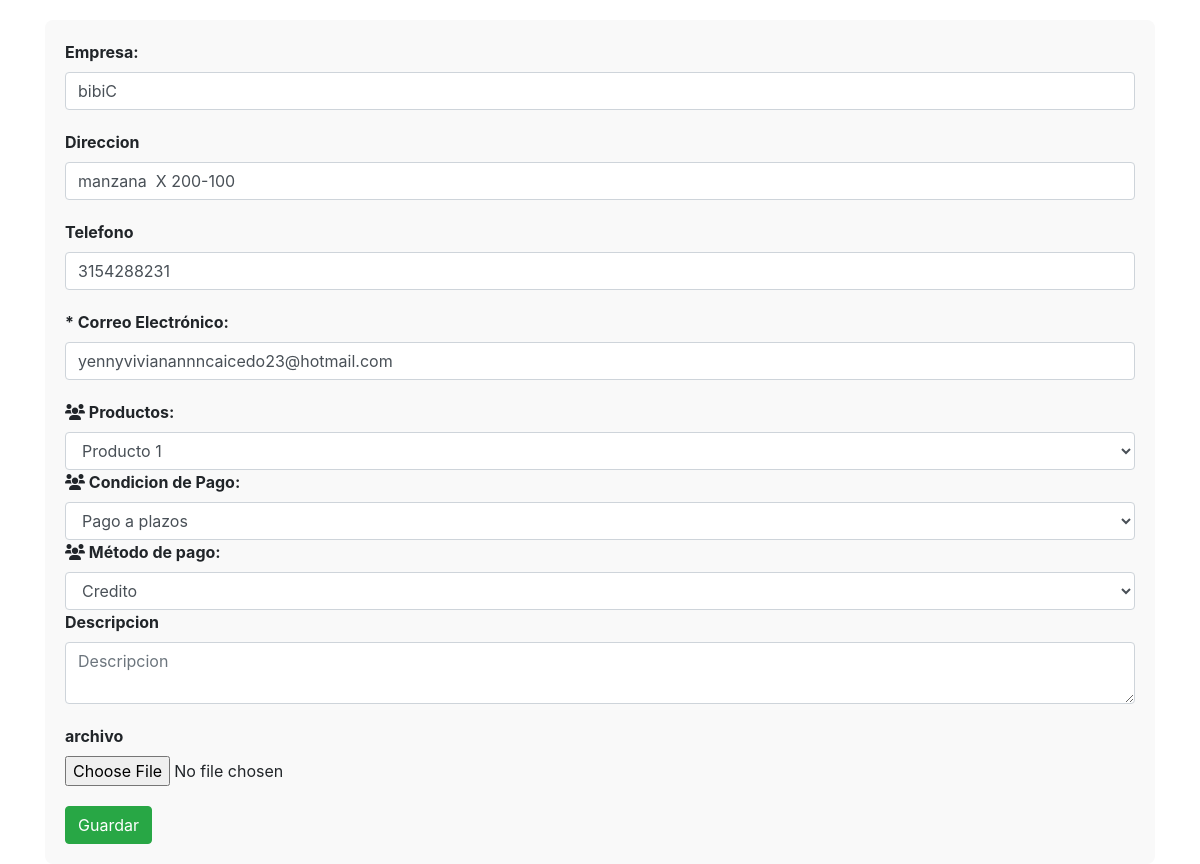
Screenshot of /app/Views/Suppliers/edit.php?da=3&lla=4 (signed in) with the database file from the repository.
### tables this page shows
CREATE TABLE `proveedores` (
  `id_proveedor` int(11) NOT NULL,
  `nombre_empresa` varchar(150) NOT NULL,
  `direccion` varchar(150) NOT NULL,
  `telefono` varchar(150) NOT NULL,
  `correo_electronico` varchar(255) NOT NULL,
  `lista_productos` varchar(150) NOT NULL,
  `condiciones_pago` enum('Pago anticipado','Pago a plazos','Pago contra entrega') DEFAULT NULL,
  `metodo_pago` varchar(50) NOT NULL,
  `descripcion` varchar(150) NOT NULL,
  `historial_pedidos` varchar(255) NOT NULL,
  `id_producto` int(11) DEFAULT NULL,
  `archivo` varchar(255) DEFAULT NULL
);

### app/Views/Suppliers/edit.php (the view, shortened to what this page needs)
<?php
$llave = isset($_GET['lla']) ? intval($_GET['lla']) : 0;
$mysqli = mysqli_connect(db_host, db_username, db_password, db_dbname);
mysqli_set_charset($mysqli, 'utf8');
if ($_SERVER['REQUEST_METHOD'] === 'POST') {
    $nombre_empresa = $_POST['nombre_empresa'];
    $direccion = $_POST['direccion'];
    $telefono = $_POST['telefono'];
    $correo_electronico = $_POST['correo_electronico'];
    $lista_productos = $_POST['lista_productos'];
    $condiciones_pago = $_POST['condiciones_pago'];
    $metodo_pago = $_POST['metodo_pago'];
    $descripcion = $_POST['descripcion'];
    $archivo = $_FILES['archivo'];
    $proveedorModel = new ProveedorModel($mysqli);
    try {
        $resultado = $proveedorModel->actualizarProveedor($llave, $nombre_empresa, $direccion, $telefono, $correo_electronico, $lista_productos, $condiciones_pago, $metodo_pago, $descripcion, $archivo);
        if ($resultado) {
            echo "Proveedor actualizado correctamente.";
        } else {
            echo "Error al actualizar el proveedor.";
        }
    } catch (Exception $e) {
        echo "Error: " . $e->getMessage();
    }
} else {
    $query = "SELECT * FROM proveedores WHERE id_proveedor = ?";
    $stmt = $mysqli->prepare($query);
    if ($stmt) {
        $stmt->bind_param("i", $llave);
        $stmt->execute();
        $result = $stmt->get_result();
        if ($result) {
            $proveedor = $result->fetch_assoc();
        } else {
            exit("Error al ejecutar la consulta.");
        }
    } else {
        exit("Error al preparar la consulta.");
    }
}
?>
<!DOCTYPE html>
<html lang="es">
<head>
    <link rel="stylesheet" href="https://cdnjs.cloudflare.com/ajax/libs/font-awesome/5.15.4/css/all.min.css">
    <link rel="stylesheet" href="https://stackpath.bootstrapcdn.com/bootstrap/4.5.2/css/bootstrap.min.css">
    <link rel="stylesheet" href="https://cdnjs.cloudflare.com/ajax/libs/font-awesome/6.0.0/css/all.min.css">
</head>
<body>
    <div class="container">
        <div id="form-background">
        <form action="edit.php?lla=<?php echo $llave; ?>" method="POST" enctype="multipart/form-data" class="needs-validation" novalidate>
            <div class="form-group">
                    <label for="nombre_empresa">Empresa:</label>
                    <input type="text" id="nombre_empresa" name="nombre_empresa" value="<?php echo htmlspecialchars($proveedor['nombre_empresa'] ?? ''); ?>" class="form-control" required placeholder="Ingresar nombre empresa">
                </div>
                <div class="form-group">
                    <label for="direccion">Direccion</label>
                    <input type="text" id="direccion" name="direccion" value="<?php echo htmlspecialchars($proveedor['direccion'] ?? ''); ?>" class="form-control" required placeholder="Ingresar direccion">
                </div>
                <div class="form-group">
                    <label for="direccion">Telefono</label>
                    <input type="text" id="telefono" name="telefono"  value="<?php echo htmlspecialchars($proveedor['telefono'] ?? ''); ?>" class="form-control" required placeholder="Ingresar telefono">
    </div>
    <div class="form-group">
                <label for="correo_electronico">* Correo Electrónico:</label>
                <input type="email" name="correo_electronico" value="<?php echo htmlspecialchars($proveedor['correo_electronico'] ?? ''); ?>" class="form-control" id="correo_electronico" required>
            </div>
               <label for="lista_productos"><i class="fas fa-users"></i> Productos:</label>
                <select id="lista_productos" name="lista_productos" required class="form-control">
                    <option value="producto 1" <?php if (isset($proveedor['lista_productos']) && $proveedor['lista_productos'] == 'producto 1') echo 'selected'; ?>>Producto 1</option>
                </select>
                <label for="condiciones_pago"><i class="fas fa-users"></i> Condicion de Pago:</label>
                <select id="condiciones_pago" name="condiciones_pago" required class="form-control">
                    <option value="Pago a plazos" <?php if (isset($proveedor['condiciones_pago']) && $proveedor['condiciones_pago'] == 'Pago a plazos') echo 'selected'; ?>>Pago a plazos</option>
                </select>
                <label for="metodo_pago"><i class="fas fa-users"></i> Método de pago:</label>
                <select id="metodo_pago" name="metodo_pago" required class="form-control">
                    <option value="credito" <?php if (isset($pedido['metodo_pago']) && $pedido['metodo_pago'] == 'credito') echo 'selected'; ?>>Credito</option>
                </select>
                <div class="form-group">
                    <label for="descripcion">Descripcion</label>
                    <textarea id="descripcion" name="descripcion" class="form-control" required placeholder="Descripcion"></textarea>
                </div>
        <div class="form-group">
    <label for="archivos">archivo</label>
    <input type="file" id="archivo" name="archivo" class="form-control-file" required>
</div>
<button type="submit" name="boton" class="btn btn-success">Guardar</button>
            </form>
        </div>
    </div>

### app/Views/Suppliers/edit.php (style rules this page uses)
#form-background { background-color: #f9f9f9; padding: 20px; border-radius: 8px; margin-top: 20px; }
.form-group { margin-bottom: 20px; }
label { font-weight: bold; }

### rows the page displays
proveedores: nombre_empresa "bibiC", direccion "manzana X 200-100", telefono "3154288231", correo_electronico "yennyvivianannncaicedo23@hotmail.com", lista_productos "Producto 1", condiciones_pago "Pago a plazos"
